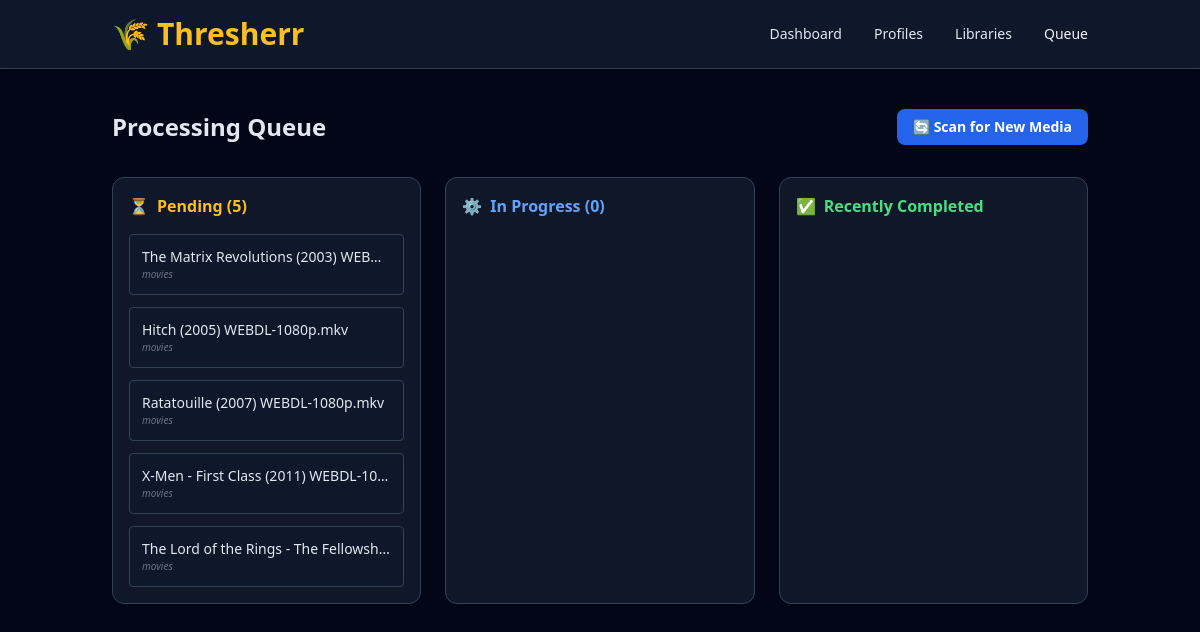
Page /queue on the earlier database version.
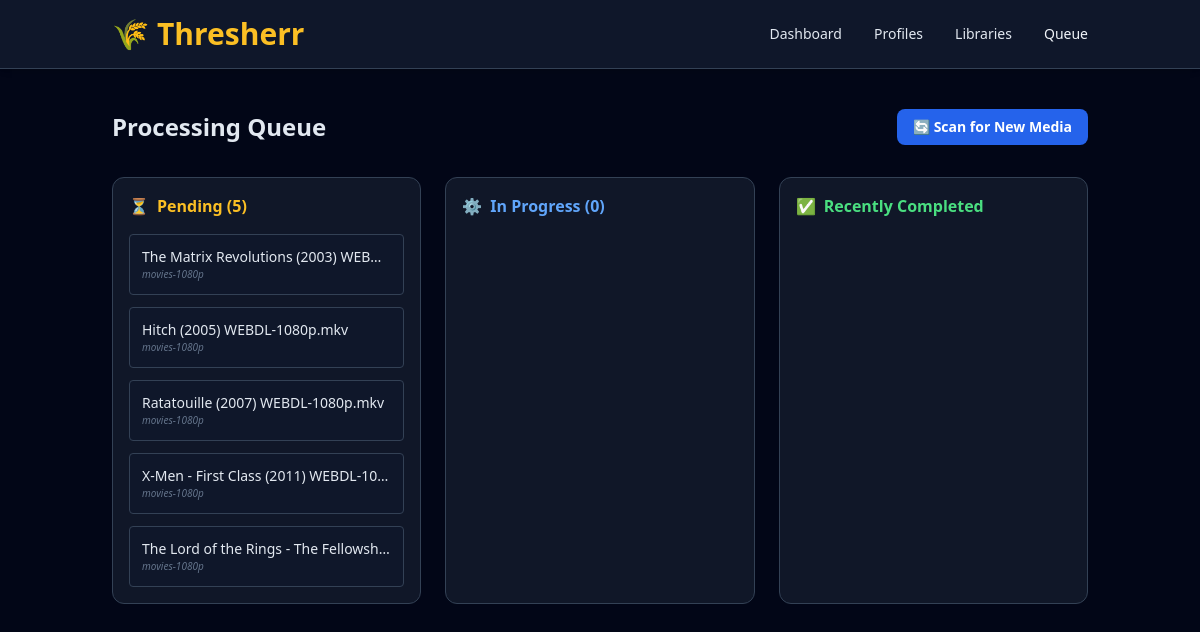
Same page on the later database version.
### models.py (models this page shows)
class MediaFile(Base):
    __tablename__ = "media_files"
    id = Column(Integer, primary_key=True, index=True)
    file_name = Column(String)
    full_path = Column(String, unique=True)
    status = Column(String, default="pending")
    video_codec = Column(String, nullable=True)
    resolution = Column(String, nullable=True)
    audio_codec = Column(String, nullable=True)
    audio_languages = Column(String, nullable=True)
    subtitle_codec = Column(String, nullable=True)
    subtitle_languages = Column(String, nullable=True)
    size_original = Column(BigInteger, nullable=True)
    size_final = Column(BigInteger, nullable=True)
    library_id = Column(Integer, ForeignKey("libraries.id"))
    library = relationship("Library")

class Library(Base):
    __tablename__ = "libraries"
    id = Column(Integer, primary_key=True, index=True)
    name = Column(String)
    media_path = Column(String)
    temp_path = Column(String)
    profile_id = Column(Integer, ForeignKey("profiles.id"))
    profile = relationship("Profile", back_populates="libraries")

### main.py (the view)
@app.get("/queue", response_class=HTMLResponse)
async def get_queue(request: Request, db: Session = Depends(get_db)):
    pending = db.query(models.MediaFile).filter(models.MediaFile.status == "pending").all()
    processing = db.query(models.MediaFile).filter(models.MediaFile.status == "processing").all()
    completed = db.query(models.MediaFile).filter(models.MediaFile.status == "completed").order_by(models.MediaFile.id.desc()).limit(10).all()
    return templates.TemplateResponse(
        request=request,
        name="queue.html",
        context={
            "pending": pending,
            "processing": processing,
            "completed": completed
        }
    )

### templates/queue.html (shortened to what this page needs)
{% extends "base.html" %}
{% block content %}
<div class="flex justify-between items-center mb-8">
    <h1 class="text-2xl font-bold text-slate-200">Processing Queue</h1>
    <a href="/scan" class="bg-blue-600 hover:bg-blue-700 text-white px-4 py-2 rounded-lg text-sm font-bold transition-colors">
        🔄 Scan for New Media
    </a>
</div>
<div class="grid grid-cols-1 lg:grid-cols-3 gap-6">
    <section class="bg-slate-800/50 p-4 rounded-xl border border-slate-700">
        <h2 class="text-amber-400 font-bold mb-4 flex items-center">
            <span class="mr-2">⏳</span> Pending ({{ pending|length }})
        </h2>
        <div class="space-y-3">
            {% for file in pending %}
                <div class="bg-slate-900 p-3 rounded border border-slate-700">
                    <p class="text-sm text-slate-200 font-medium truncate">{{ file.file_name }}</p>
                    <p class="text-[10px] text-slate-500 italic truncate">{{ file.library.name }}</p>
                </div>
            {% endfor %}
        </div>
    </section>
    <section class="bg-slate-800/50 p-4 rounded-xl border border-slate-700">
        <h2 class="text-blue-400 font-bold mb-4 flex items-center">
            <span class="mr-2">⚙️</span> In Progress ({{ processing|length }})
        </h2>
    </section>
    <section class="bg-slate-800/50 p-4 rounded-xl border border-slate-700">
        <h2 class="text-green-400 font-bold mb-4 flex items-center">
            <span class="mr-2">✅</span> Recently Completed
        </h2>
    </section>
</div>
{% endblock %}

Differences in the rows shown:
changed MediaFile "The Matrix Revolutions (2003) WEB…": library.name "movies" → "movies-1080p"
changed MediaFile "Hitch (2005) WEBDL-1080p.mkv": library.name "movies" → "movies-1080p"
changed MediaFile "Ratatouille (2007) WEBDL-1080p.mkv": library.name "movies" → "movies-1080p"
changed through a linked row, MediaFile "X-Men - First Class (2011) WEBDL-10…": library.name "movies" → "movies-1080p"
changed MediaFile "The Lord of the Rings - The Fellowsh…": library.name "movies" → "movies-1080p"
